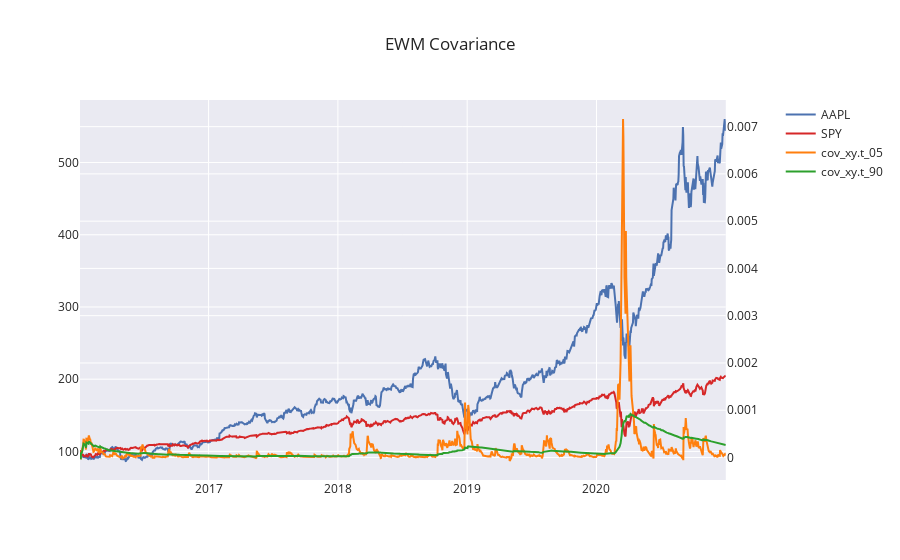

The notebook cell saved with this chart:
### Markdown cell above
Covariance appears to be working as well.

### Code cell
fig = utils.make_subplots(specs=[[{"secondary_y": True}]])
fig.add_scatter(x=df_betas.index.levels[1], y=df_prices.loc["AAPL"].adj_close / df_prices.loc["AAPL"].adj_close.iloc[0] * 100, name="AAPL") 
fig.add_scatter(x=df_betas.index.levels[1], y=df_prices.loc["SPY"].adj_close / df_prices.loc["SPY"].adj_close.iloc[0] * 100, name="SPY", line=dict(color=utils.COLORS[3]))
fig.add_scatter(x=df_betas.index.levels[1], y=df_betas.loc["AAPL"].cov_xy.t_05, name="cov_xy.t_05", secondary_y=True, line=dict(color=utils.COLORS[1]))
fig.add_scatter(x=df_betas.index.levels[1], y=df_betas.loc["AAPL"].cov_xy.t_90, name="cov_xy.t_90", secondary_y=True, line=dict(color=utils.COLORS[2]))
fig.update_layout(title="EWM Covariance", showlegend=True)

### Figure 1 — Plotly figure (JSON) as saved in the notebook; plotly's stock layout.template omitted (floating-point values rounded to 4 significant figures; data arrays with more than 128 entries replaced by an {"elided": "..."} marker saying what was removed)
{"data": [{"name": "AAPL", "type": "scatter", "x": {"elided": "1259 str values"}, "y": {"elided": "1259 float values"}}, {"line": {"color": "#D62728"}, "name": "SPY", "type": "scatter", "x": {"elided": "1259 str values"}, "y": {"elided": "1259 float values"}}, {"line": {"color": "#FF7F0E"}, "name": "cov_xy.t_05", "type": "scatter", "x": {"elided": "1259 str values"}, "xaxis": "x", "y": {"elided": "1259 float values"}, "yaxis": "y2"}, {"line": {"color": "#2CA02C"}, "name": "cov_xy.t_90", "type": "scatter", "x": {"elided": "1259 str values"}, "xaxis": "x", "y": {"elided": "1259 float values"}, "yaxis": "y2"}], "layout": {"showlegend": true, "title": {"text": "EWM Covariance"}, "xaxis": {"anchor": "y", "domain": [0, 0.94]}, "yaxis": {"anchor": "x", "domain": [0, 1]}, "yaxis2": {"anchor": "x", "overlaying": "y", "side": "right"}}}
